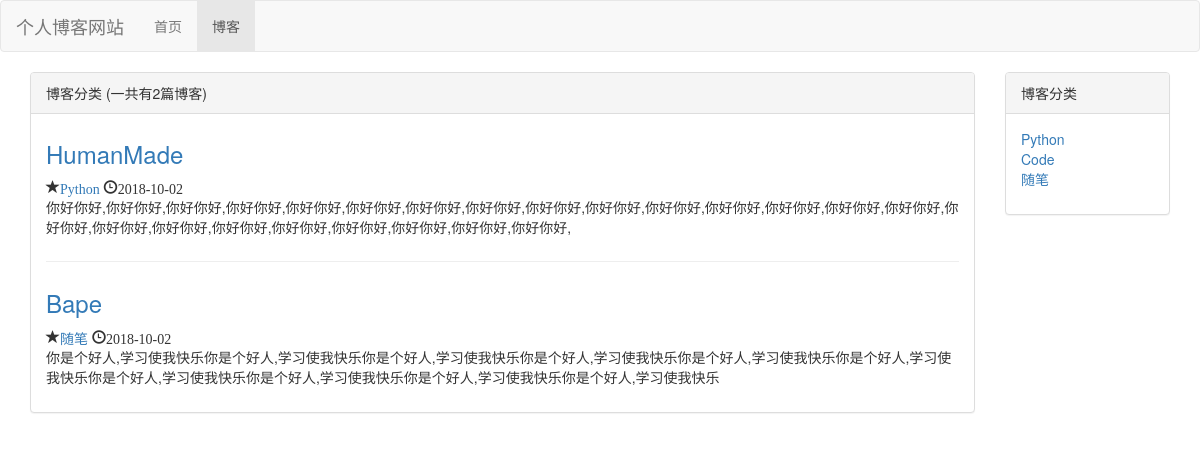
Screenshot of /blog/ with the database file from the repository.
### blog/models.py (models this page shows, shortened)
class Blog(models.Model):
    title = models.CharField(max_length=50)
    content = models.TextField()
    author = models.ForeignKey(User, on_delete=models.DO_NOTHING)
    create_time = models.DateTimeField(auto_now_add=True)
    last_update_time = models.DateTimeField(auto_now=True)
    blog_type = models.ForeignKey(BlogType, on_delete=models.DO_NOTHING,default=0)

class BlogType(models.Model):
    type_name = models.CharField(max_length=15)
    def __str__(self):
        return self.type_name

### blog/views.py (the view)
# urls.py: path('',views.blog_list,name="blog_list"),
def blog_list(request):
    context = { }
    context['blogs'] = Blog.objects.all()
    context['blog_count'] = Blog.objects.all().count()
    context['blog_types'] = BlogType.objects.all()
    return render_to_response('blog_list.html', context)

### template/blog_list.html (shortened to what this page needs)
{% extends 'base.html' %}
    {% block nav_blog_active %}active{% endblock %}
{% block header_extends %}
    <link rel="stylesheet" href="/static/blog.css">
{% endblock %}
{% block content %}
    <div class="container">
        <div class="row">
            <div class="col-xs-12 col-md-9 col-sm-8 col-lg-10">
                <div class="panel panel-default">
                    <div class="panel-heading">
                        博客分类 (一共有{{ blogs| length }}篇博客)
                    </div>
                <div class="panel-body">
                {% for blog in blogs %}
                 <div class="blog">
                 <h3>
                     <a href="{%  url 'blog_detail' blog.pk %}">
                         {{ blog.title }}
                     </a>
                 </h3>
                    <p class="blog_info">
                        <span class="glyphicon glyphicon-star" aria-hidden="true"><a href="{% url 'blog_with_type' blog.blog_type.pk %}">{{ blog.blog_type }}</a></span>
                        <span class="glyphicon glyphicon-time" aria-hidden="true">{{ blog.create_time |date:"Y-m-d" }}</span>
                    </p>
                <p>{{ blog.content| truncatechars:120 }}</p>
                </div>
               {% empty %}
                    <div class="blog">
                    <h3>--暂无博客,敬请期待</h3>
                    </div>
                {% endfor %}
                    </div>
                </div>
    </div>
            <div class="hidden-xs col-md-3 col-sm-4 col-lg-2">
                <div class="panel panel-default">
                <div class="panel-heading">
                   博客分类
                </div>
                <div class="panel-body">
                   <ul class="blog_type">
                    {% for blog_type in blog_types %}
                        <li>
                            <a href="{% url 'blog_with_type' blog_type.pk %}">
                            {{ blog_type.type_name }}
                            </a>
                        </li>
                     {% empty %}
                        <li>暂无分类</li>
                    {% endfor %}
                    </ul>
                </div>
            </div>
            </div>
        </div>
    </div>
{% endblock %}

### template/base.html (shortened to what this page needs)
<!DOCTYPE html>
<html lang="zh-CN">
<head>
    <link rel="stylesheet" href="/static/base.css">
    <link rel="stylesheet" href="/static/bootstrap/css/bootstrap.css">
    {% block header_extends %}{% endblock %}
</head>
<body>
    <div class="navbar navbar-default" role="navigation">
        <div class="container-fluid">
            <a class="navbar-brand" href="{% url 'home' %}">
                个人博客网站
            </a>
            <div class="collapse navbar-collapse" id="navbar-collapse">
                <ul class="nav navbar-nav">
                    <li class="{% block nav_home_active %}{% endblock %}">
                        <a href="/">首页</a>
                    </li>
                    <li class="{% block nav_blog_active %}{% endblock %}">
                        <a href="{% url 'blog_list' %}">博客</a>
                    </li>
            </ul>
            </div>
        </div>
    </div>
    {% block content%}{% endblock %}
</body>
</html>

### static/base.css (style rules this page uses)
* { margin: 0; padding: 0; }

### static/blog.css (style rules this page uses)
.blog_type { list-style:None; }
div.blog:not(:last-child) { padding-bottom: 1em; margin-bottom: 2em; border-bottom: 1px solid #eeeeee; }
div.blog h3 { margin-top:0.5em; }
div.blog p.blog_info { margin-bottom: 0; }

### rows the page displays
Blog: title "HumanMade", blog_type "Python", create_time "2018-10-02", content "你好你好,你好你好,你好你好,你好你好,你好你好,你好你好,你好你好,你好你好,你好你好,你好你好,你好你好,你好你好,你好你好,你好你好,你好你好,你好你好,你好你好,你好你好,你好你好,你好你好,你好你好,你好你好,你好你好,你好你好,"
Blog: title "Bape", blog_type "随笔", create_time "2018-10-02", content "你是个好人,学习使我快乐你是个好人,学习使我快乐你是个好人,学习使我快乐你是个好人,学习使我快乐你是个好人,学习使我快乐你是个好人,学习使我快乐你是个好人,学习使我快乐你是个好人,学习使我快乐你是个好人,学习使我快乐你是个好人,学习使我快乐"
BlogType: type_name "Python"
BlogType: type_name "Code"
BlogType: type_name "随笔"

### other values shown
{{ blogs| length }} "2"
